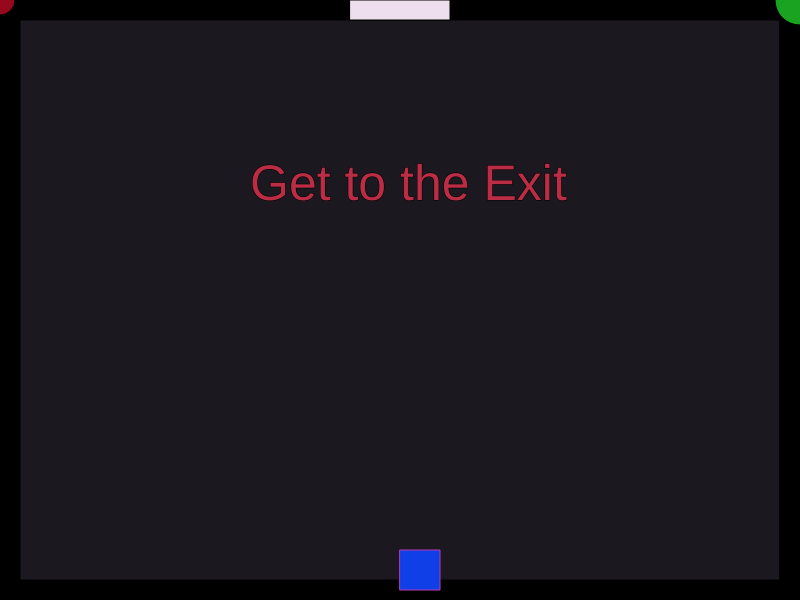
Frame 1 (no input)
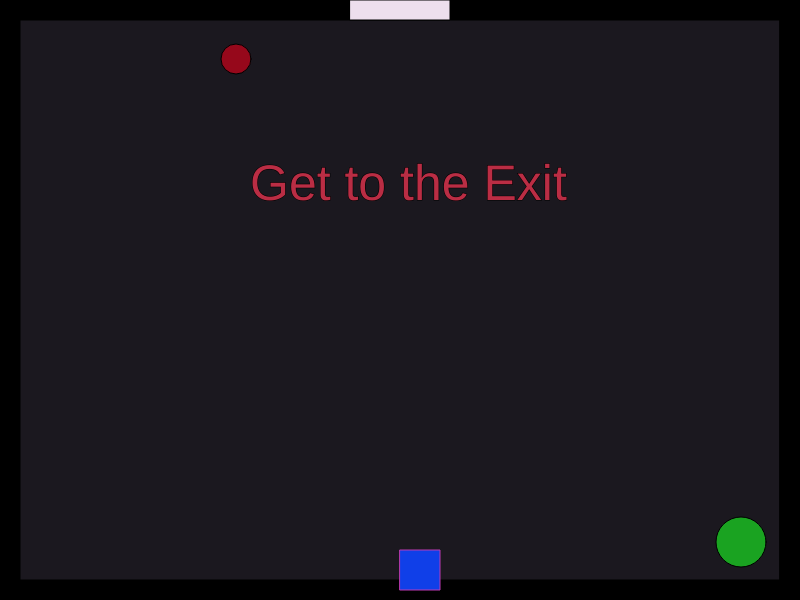
Frame 60 (no input)
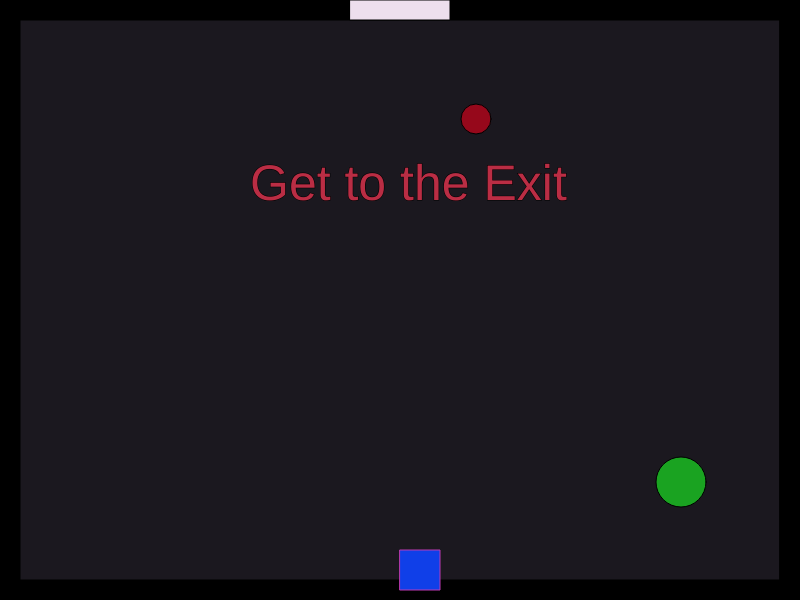
Frame 120 (the mouse pressed at the canvas centre since frame 60)

The p5.js sketch that drew these frames (run headless with seeded random() and noise() and a simulated clock; from frame 60 on, the mouse is pressed at the canvas centre):

// p5.js sketch
// ── sketch.js
// player start
var squareX = 400;
var squareY = 550;

// movement key codes
var w = 87; 
var a = 65;
var s = 83;
var d = 68;

// obstacle variations
var circleX = 0;
var circleY = 0;
var circle2X = 800;
var circle2Y = 0;

// mouse click
var mousex;
var mousey;

function setup() 
{
    createCanvas(800, 600);
    // obstacle speed
    circleXSpeed = Math.floor(Math.random() * (Math.floor(Math.random() * 5)) + 1);
    circleYSpeed = Math.floor(Math.random() * (Math.floor(Math.random() * 5)) + 1);
    circle2XSpeed = Math.floor(Math.random() * (Math.floor(Math.random() * 5)) + 1);
    circle2YSpeed = Math.floor(Math.random() * (Math.floor(Math.random() * 5)) + 1);
}

function draw()
{
  background(27, 24, 31);
  mouseCircle();
  createBorder();
  createPlayer();
  movePlayer();
  createObstacles();
  moveObstacles();
  createExit();
  youWin();
}

function mouseClicked()
{
    mousex = mouseX;
    mousey = mouseY;
}

function mouseCircle()
{
  // mouse circle
  fill(70, 201, 227);
  stroke(0);
  circle(mousex,mousey,60);
}

function createBorder()
{
    fill(0)
    rect(0,0,800,20);
    rect(0,0,20,600);
    rect(0, 600-20,800, 20);
    rect(800-20,0,20,600);
}

function createPlayer()
{
  // player
  fill(16, 63, 232);
  stroke(189, 58, 180);
  square(squareX,squareY,40);
}

function movePlayer()
{
  // movement
  if(keyIsDown(87))
    {
        squareY -= 5;   
    }
  else if(keyIsDown(83))
    {
        squareY += 5;   
    }
  else if(keyIsDown(65))
    {
        squareX -= 5;   
    }
  else if(keyIsDown(68))
    {
        squareX += 5;   
    }
}

function createObstacles()
{
  // obstacle 1
  fill(150, 8, 27);
  stroke(0);
  circle(circleX,circleY,30);

  // obstacle 2
  fill(26, 163, 33);
  stroke(0);
  circle(circle2X,circle2Y,50);
}

function moveObstacles()
{    
    // obstacle movement
    circleX += circleXSpeed;
    circleY += circleYSpeed;
    circle2X -= circle2XSpeed;
    circle2Y -= circle2YSpeed;
    
    if(circleX > 800)
      {
          circleX = 0;
      }
    if(circleX < 0)
      {
          circleX = 0;
      }
    if(circleY > 600)
      {
          circleY = 0;
      }
    if(circleY < 0)
      {
          circleY = 0;
      }
    
    if(circle2X > 800)
      {
          circle2X = 0;
      }
    if(circle2X < 0)
      {
          circle2X = 800;
      }
    if(circle2Y > 600)
      {
          circle2Y = 600;
      }
    if(circle2Y < 0)
      {
          circle2Y = 600;
      }
}

function createExit()
{
   // exit
   fill(237, 223, 237);
   stroke(0);
   rect(350,0,100,20);
}

function youWin()
{
  // win message
  if(squareX > 350 && squareX < 450 && squareY < 1)
    {
        fill(32, 185, 201);
        stroke(0);
        textSize(100);
        text("You Win!",200,200);
    }
  else if(squareY > 1)
    {
      fill(186, 45, 68);
      stroke(0);
      textSize(50);
      text("Get to the Exit",250,200);
    }
}
